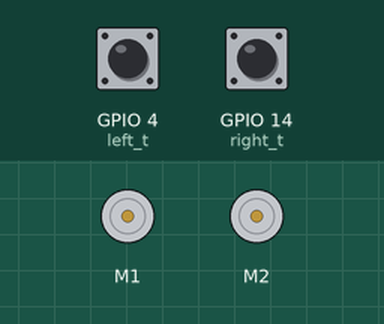
Simulated run of this sketch. Board: ESP32. Shown: 2 × DC motor (green arrow = forward, orange = backward, longer = faster). Inputs (shaded band) come from the test bench; at power-on: GPIO 4 (left_t) HIGH, GPIO 14 (right_t) HIGH.

Above: at 1.8 s.
1.9 s: GPIO 4 (left_t) pulled LOW for 1 s
At 2.25 s:
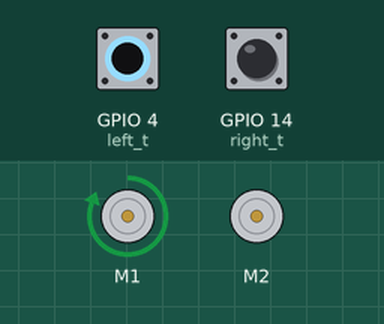
4.5 s: GPIO 14 (right_t) pulled LOW for 3.2 s
At 4.75 s:
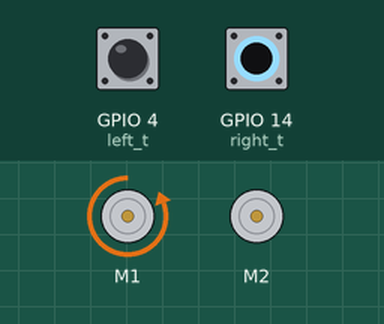
9.2 s: GPIO 4 (left_t) pulled LOW for 3.2 s
At 12.9 s:
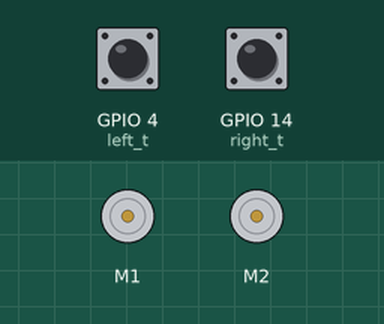
Timing chart, 0 to 14.4 s (numbered marks = the images above; inputs shaded):
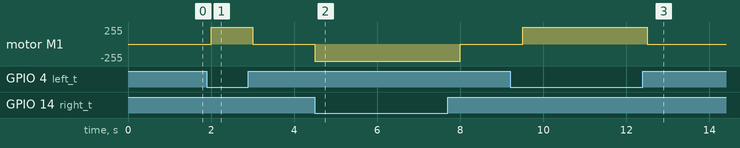

The sketch:

ESP32_IOT_demo_3-1.ino
```cpp
#include "ESP32MotorControl.h"

//DRV8833 Motor control setting
int speed = 100;
const int MOTOR_GPIO_IN1 = 12;
const int MOTOR_GPIO_IN2 = 13;
const int MOTOR_GPIO_IN3 = 16;
const int MOTOR_GPIO_IN4 = 17;
ESP32MotorControl MotorControl = ESP32MotorControl();

//Touch control
const int t_level=60;
#define left_t 4
#define right_t 14
int left_val;
int right_val;

void setup() {

  Serial.begin(115200);
//Setup Motor Sheild
  MotorControl.attachMotors(MOTOR_GPIO_IN1, MOTOR_GPIO_IN2, MOTOR_GPIO_IN3, MOTOR_GPIO_IN4);
}

void loop() {
  left_val=touchRead(left_t);
  right_val=touchRead(right_t);
//Serial.println(left_val);
//Serial.println(right_val);
if (left_val < t_level) {
  MotorControl.motorForward(0, speed);
  }
if (right_val < t_level) {
  MotorControl.motorReverse(0, speed);
  }
delay(500);
MotorControl.motorsStop();
}
```

Measured:
- after the input at 1.9 s, motor M1: stopped → forward 255/255 after 0.10 s, → stopped 1.0 s later
- after the input at 4.5 s, motor M1: stopped → backward 255/255 at once, → stopped 3.5 s later
- after the input at 9.2 s, motor M1: stopped → forward 255/255 after 0.30 s, → stopped 3.0 s later
